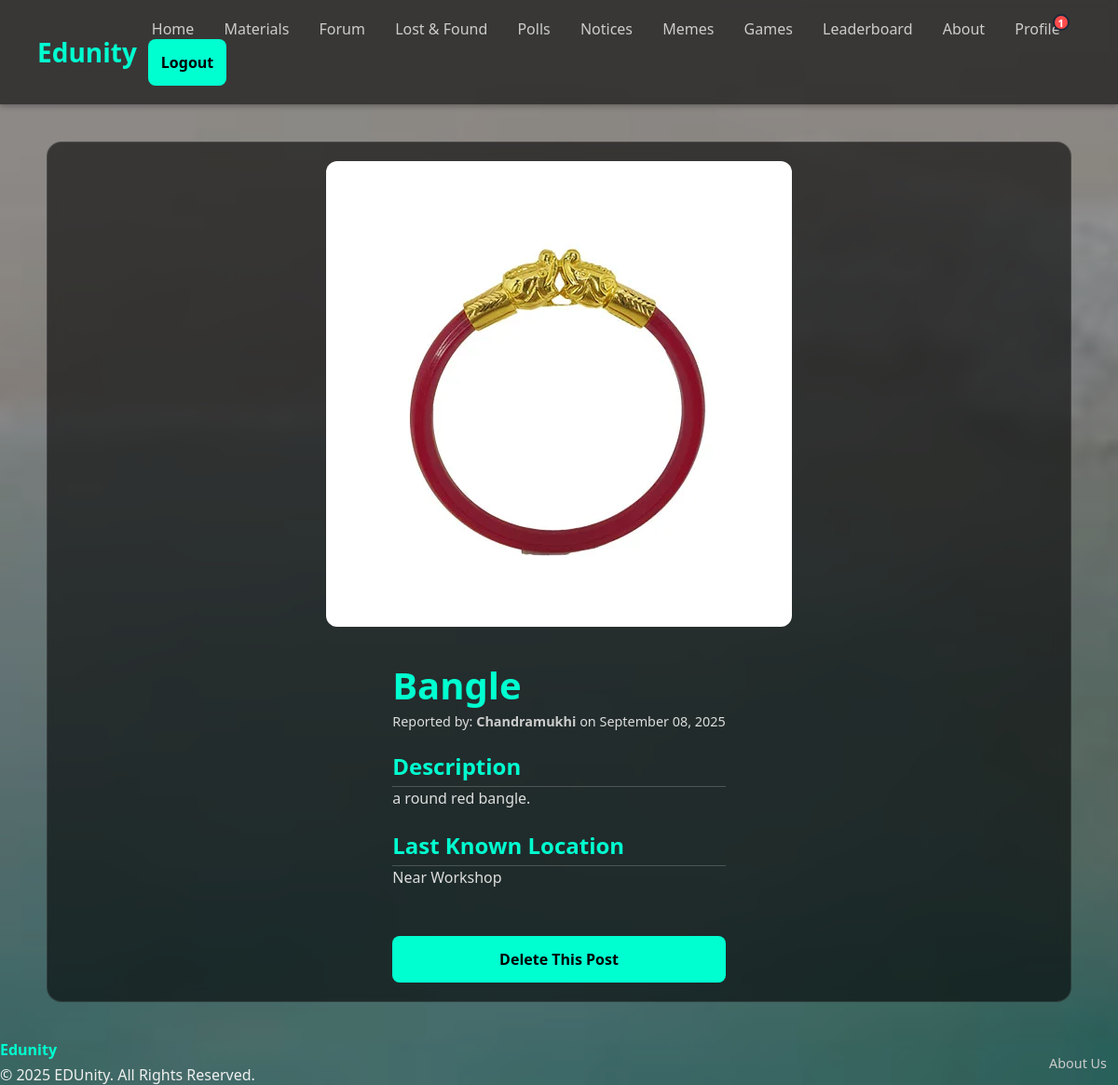
Page /lost-and-found/item/11/ (signed in) on the committed database.
### lostandfound/models.py (models this page shows, shortened)
class LostItem(models.Model):
    STATUS_CHOICES = [
        ('Lost', 'Lost'),
        ('Found', 'Found'),
    ]
    item_name = models.CharField(max_length=200)
    description = models.TextField()
    image = models.ImageField(upload_to='lost_items/', blank=True, null=True)
    last_known_location = models.CharField(max_length=200, blank=True)
    contact_info = models.CharField(max_length=200, help_text="Enter your phone number or email.")
    status = models.CharField(max_length=10, choices=STATUS_CHOICES, default='Lost')
    reported_by = models.ForeignKey(User, on_delete=models.CASCADE)
    reported_at = models.DateTimeField(auto_now_add=True)
    class Meta:
        ordering = ['-reported_at']

### lostandfound/views.py (the view)
# urls.py: path('item/<int:item_id>/', views.item_detail_view, name='item_detail'),
@login_required
def item_detail_view(request, item_id):
    item = get_object_or_404(LostItem, id=item_id)
    return render(request, 'lostandfound/item_detail.html', {'item': item})

### core/context_processors.py (called while the page is built)
def notification_processor(request):
    if request.user.is_authenticated:
        friend_request_count = FriendRequest.objects.filter(to_user=request.user).count()
        unread_notification_count = Notification.objects.filter(recipient=request.user, is_read=False).count()
        total_notifications = friend_request_count + unread_notification_count
        return {'total_notifications': total_notifications}
    return {}

### templates/lostandfound/item_detail.html (shortened to what this page needs)
{% extends 'base.html' %}
{% block content %}
  <div class="item-detail-container">
    <div class="item-detail-image-wrapper">
      {% if item.image %}
        <img src="{{ item.image.url }}" alt="{{ item.item_name }}" class="item-detail-image">
      {% else %}
        <img src="https://placehold.co/600x400/000000/00ffd0?text=No+Image" alt="No image available" class="item-detail-image">
      {% endif %}
    </div>
    <div class="item-detail-content">
      <h1>{{ item.item_name }}</h1>
      <p class="item-meta">
        Reported by: <a href="{% url 'view_user_profile' item.reported_by.username %}">{{ item.reported_by.username }}</a> on {{ item.reported_at|date:"F d, Y" }}
      </p>
      <h2>Description</h2>
      <p>{{ item.description|linebreaksbr }}</p>
      {% if item.last_known_location %}
        <h2>Last Known Location</h2>
        <p>{{ item.last_known_location }}</p>
      {% endif %}
      <div class="item-actions">
        {% if item.reported_by == request.user %}
          <form action="{% url 'delete_lost_item' item.id %}" method="post">
            <button type="submit" class="friend-btn remove-friend">Delete This Post</button>
          </form>
        {% endif %}
      </div>
    </div>
  </div>
{% endblock %}

### static/css/index.css (style rules this page uses)
* { margin: 0; padding: 0; box-sizing: border-box; font-family: 'Segoe UI', sans-serif; }
body { background-image: url("/static/images/backgroundMAIN.JPG"); background-size: cover; background-repeat: no-repeat; background-attachment: fixed; background-position: center; color: #f0f0f0; display: flex; flex-direction: column; min-height: 100vh; }
body { background-image: url("/static/images/backgroundMAIN.JPG"); background-size: cover; background-attachment: fixed; background-position: center; color: #f0f0f0; }
form { display: flex; flex-direction: column; gap: 16px; }
button[type="submit"] { padding: 14px; background-color: #00ffd0; color: #000; border: none; border-radius: 8px; font-weight: bold; font-size: 1rem; cursor: pointer; transition: background-color 0.3s; }
* { box-sizing: border-box; font-family: 'Segoe UI', sans-serif; }
button[type="submit"] { padding: 12px; background-color: #00ffd0; color: #000; border: none; border-radius: 8px; font-weight: bold; cursor: pointer; transition: background-color 0.3s; }
form { display: flex; flex-direction: column; gap: 18px; }
body { background-image: url("/static/images/backgroundMAIN.JPG"); background-size: cover; background-position: center; background-attachment: fixed; color: #f0f0f0; }
form { display: flex; flex-direction: column; gap: 14px; }
.friend-btn { width: 100%; margin-top: 20px; padding: 12px; border-radius: 8px; font-weight: bold; font-size: 1rem; cursor: pointer; border: none; transition: all 0.3s; }
.remove-friend { background-color: #444; color: #ccc; border: 1px solid #666; }
.item-detail-container { max-width: 1100px; margin: 40px auto; padding: 20px; display: flex; gap: 30px; color: #fff; background: rgba(0, 0, 0, 0.6); backdrop-filter: blur(8px); border-radius: 16px; border: 1px solid rgba(255, 255, 255, 0.1); }
.item-detail-image-wrapper { flex: 0 0 50%; }
.item-detail-image { width: 100%; height: auto; border-radius: 12px; object-fit: contain; }
.item-detail-content { flex: 1; }
.item-detail-content h1 { font-size: 2.5rem; color: #00ffd0; }
.item-detail-content h2 { font-size: 1.5rem; color: #00ffd0; margin-top: 20px; border-bottom: 1px solid rgba(255, 255, 255, 0.2); padding-bottom: 5px; }
.item-detail-content p { line-height: 1.6; color: #ddd; }
.item-meta { font-size: 0.9rem; color: #aaa; margin-bottom: 20px; }
.item-meta a { color: #ccc; font-weight: bold; text-decoration: none; }
.item-actions { margin-top: 30px; }
.item-actions .found-btn, .item-actions .friend-btn { width: 100%; text-align: center; }
.profile-container, .item-detail-container, .game-area-wrapper { flex-direction: column; align-items: center; }

### rows in the picture
LostItem: image (picture), item_name "Bangle", reported_by.username "Chandramukhi", reported_at "September 08, 2025", description "a round red bangle.", last_known_location "Near Workshop"

### other values in the picture
{{ total_notifications }} "1"
